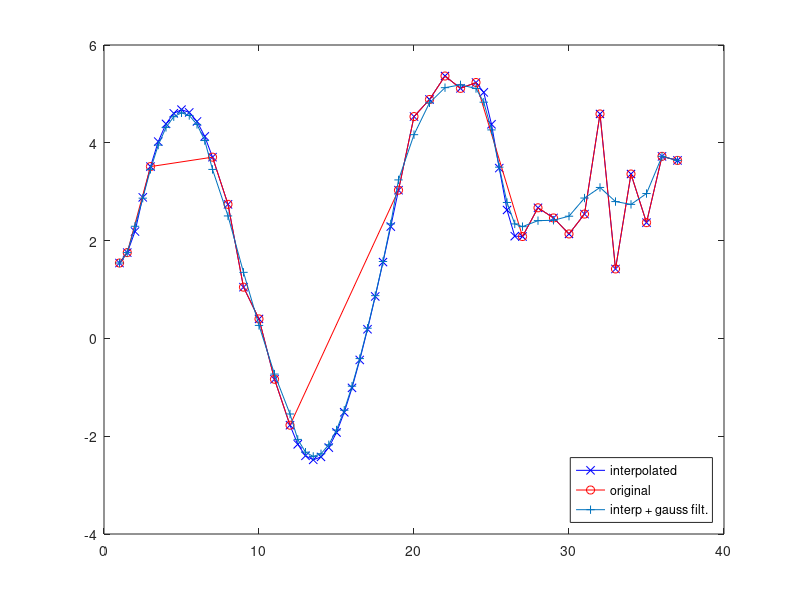

Reproduce this figure in MATLAB.
clear all;

xOrig = [1,1.5,3,7,8,9,10,11,12,19,20,21,22,23,24,27,28,29,30,31,32,33,34,35,36,37];
yOrig = [1,1.5,3,3,2,1,0,-1,-2,3,4,4.5, 5, 5, 5, 2, 2, 2, 2, 2.5, 4, 1, 3, 2, 3, 3];

%xOrig = [0.5,1,2,3,4,8,9,10,11];
%yOrig = [0.5,1,3,5,7,33,30,27,24];

%xOrig = [1,4,5,6,7,9,10,11,12,14];
%yOrig = [1,2,3,4,5,6,7,8,9,10];

%xOrig = [1,2,3,4,5,11,12,13,14,15];
%yOrig = [1,1,1,1,1,3,3,3,3,3];


%add noise to data
for i = 1:size(xOrig,2)
    yOrig(i) = yOrig(i) + rand()*0.8;
end

x = xOrig;
y = yOrig;

fprintf('size of xOrig=%d \n', size(xOrig,2));
fprintf('size of yOrig=%d \n' , size(yOrig,2));

%find shortest period
shortestPeriod = 9999;
for i = 1:(size(x,2)-1)
    diff = x(i+1)-x(i);
    if diff < shortestPeriod
        shortestPeriod = diff;
    end
end

%New trajectory
xn = [];
yn = [];

%start the interpolation
disp('starting interpolation search ')

%start looking for larger gaps first and then reduce the gap threshold per
%eac cycle
for k = linspace(5,2,3)
    for i = 1:(size(x,2)-1)
        fprintf('  i=%d \n', i)
        diff = x(i+1)-x(i);
        fprintf('  diff=%f \n', diff)
        
        % 
        if diff > k*shortestPeriod
            disp('    found a gap larger than shortestPeriod')
            %Get the velocities
            vel1 = 0;
            vel2 = 0;

            %If first or last period, then have same velocities
            if (i == 1) | (i == (size(x,2)-1))
                disp('    first/last period');
                vel1 = (y(i+1)-y(i)) / diff;
                vel2 = vel1;       
            else
                disp('    intermeidate period');
                vel1 = (y(i)-y(i-1)) / (x(i)-x(i-1));
                vel2 = (y(i+2)-y(i+1)) / (x(i+2)-x(i+1));
            end

            fprintf('    vel1=%f \n', vel1);
            fprintf('    vel2=%f \n\n', vel2);

            %initialize the variables
            acceleration = (vel2 - vel1) / diff;
            stepsFloat = diff / shortestPeriod;
            stepsInt = floor(stepsFloat);
            dt = diff / stepsInt;

            %first, add the starting point
            xn = [xn, x(i)];
            yn = [yn, y(i)];

            %start filling the area in between
            for j = 1:(stepsInt - 1)
                fprintf('      j=%d \n', j)
                new_x = x(i) + dt*j;
                traj1 = y(i) + vel1*dt*j + (acceleration/2)*((dt*j)^2);
                traj2 = y(i+1) - vel2*dt*(stepsInt - j) + (acceleration/2)*((dt*(stepsInt - j))^2);

                %blend = (dt*j/diff)^1;
                blend = (1 + cos(pi*dt*j/diff))/2;
                new_y = blend*traj1 + (1 - blend)*traj2;
                %new_y = traj2;
                
                fprintf('      new_x=%f \n', new_x);
                fprintf('      new_y=%f \n', new_y);

                xn = [xn, new_x];
                yn = [yn, new_y];
            end

        else
            xn = [xn, x(i)];
            yn = [yn, y(i)];
        end
    end
    
    xn = [xn, x(end)];
    yn = [yn, y(end)];
    
    x = xn;
    y = yn;
    
    xn = [];
    yn = [];
end

% Gaussian filtering
gaussFilter = [0.06136,	0.24477, 0.38774, 0.24477, 0.06136];
kernelcheck = sum(gaussFilter)
startIndex = floor(size(gaussFilter,2)/2) + 1

xg = x;
yg = [y(1), y(2)]

for i = 3:(size(x,2)-2)
    fprintf('i=%d \n', i);
    filtered = 0;
    for j = 1:size(gaussFilter,2)
        filtered = filtered + gaussFilter(j)*y(i - startIndex + j);
    end
    yg = [yg, filtered]
end

yg = [yg, y(size(x,2) - 1), y(size(x,2))];

fprintf('size of xOrig=%d \n', size(xOrig,2));
fprintf('size of yOrig=%d \n' , size(yOrig,2));

fprintf('size of x=%d \n', size(x,2));
fprintf('size of y=%d \n' , size(y,2));

fprintf('size of xg=%d \n', size(xg,2));
fprintf('size of yg=%d \n' , size(yg,2));

plot(x, y, '-xb')
hold on;
plot(xOrig, yOrig, '-or')
hold on;
plot(xg, yg, '-+')

legend('interpolated','original','interp + gauss filt.','Location','southeast')

 
    
    